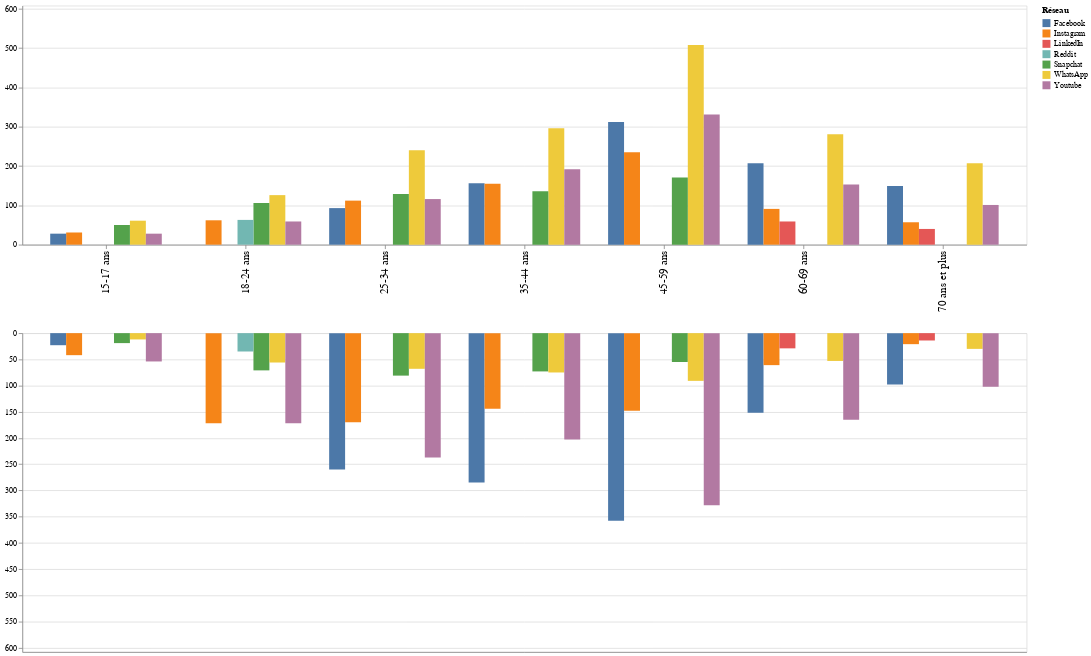

Notebook source saved alongside this figure:
### Code cell
import altair as alt
import pandas as pd

def Graphe_RS(arcom, var_obj):
    _, cols_data, var, _ = var_selection(var_obj)

    sub_df = arcom.groupby(var).apply(
        lambda g: g.filter(regex=r"RSINFO_2_LR_R_(\d)").apply(lambda x: x.value_counts())
    ).fillna(0)

    sub_df.reset_index(inplace=True)
    sub_df["Ref"] = sub_df[f"{var}"].replace(dict(zip(sorted(sub_df[f"{var}"].unique()), cols_data)))

    col = [
        "Facebook", "Instagram", "X", "TikTok", "Snapchat", "LinkedIn",
        "WhatsApp", "Telegram", "Youtube", "Twitch", "Reddit", "Discord", "Autre réseau"
    ]

    df_long = sub_df.melt(id_vars=[var, "level_1", "Ref"], var_name="Variable", value_name="Réponses")
    df_long["Variable"] = df_long["Variable"].replace(dict(zip(df_long["Variable"].unique(), col)))

    df_long["level_1"] = df_long["level_1"].astype(int)

    sorted_df_2 = df_long[df_long["level_1"] == 2].sort_values(by=["Ref", "Réponses"], ascending=[True, False]).groupby("Ref").head(5)

    sorted_df_1 = df_long[df_long["level_1"] == 1].merge(
        sorted_df_2[["Ref", "Variable"]], on=["Ref", "Variable"], how="inner"
    )

    sorted_df_1["Réponses Positives"] = sorted_df_1["Réponses"] 
    sorted_df_1["Réponses"] = sorted_df_1["Réponses"].abs()  

    sorted_df_1["level_1"] = sorted_df_1["level_1"].replace({1: "Non"})
    sorted_df_2["level_1"] = sorted_df_2["level_1"].replace({2: "Oui"})

    sorted_df_1.rename(columns={"level_1": "Utilisation"}, inplace=True)
    sorted_df_2.rename(columns={"level_1": "Utilisation"}, inplace=True)


    # y_max_1 = sorted_df_1["Réponses"].max()+100
    y_max_2 = sorted_df_2["Réponses"].max()+100

    chart_top = alt.Chart(sorted_df_2).mark_bar().encode(
        x=alt.X("Ref:N", title=None, axis=alt.Axis(labelFontSize=14)),
        y=alt.Y("Réponses:Q", title=None, scale=alt.Scale(domain=[0, y_max_2])),
        xOffset="Variable",
        color=alt.Color("Variable", title="Réseau"),
        tooltip=[
            alt.Tooltip("Ref:N", title="Catégorie"),
            alt.Tooltip("Utilisation:N"),
            alt.Tooltip("Variable:N", title="Réseau Social"),
            alt.Tooltip("Réponses:Q", title="Nombre d'utilisations")
        ]
    )

    chart_bottom = alt.Chart(sorted_df_1).mark_bar().encode(
        x=alt.X("Ref:N", title=None, axis=alt.Axis(ticks=False,labels=False)), 
        y=alt.Y("Réponses:Q", title=None, scale=alt.Scale(domain=[y_max_2, 0])),  
        xOffset="Variable",
        color=alt.Color("Variable", title="Réseau"),
        tooltip=[
            alt.Tooltip("Ref:N", title="Catégorie"),
            alt.Tooltip("Utilisation:N"),
            alt.Tooltip("Variable:N", title="Réseau Social"),
            alt.Tooltip("Réponses Positives:Q", title="Nombre d'utilisations")
        ]
    ).properties(
        height=400
    )

    final_chart = chart_top & chart_bottom

    return final_chart

var_obj = "Tranche d'âge"
Graphe_RS(arcom, var_obj)

### Figure 1 — Vega-Lite specification as saved in the notebook (floating-point values rounded to 4 significant figures)
{"usermeta": {"embedOptions": {"theme": "carbong100"}}, "config": {"view": {"continuousWidth": 300, "continuousHeight": 300}}, "vconcat": [{"data": {"name": "data-e9ab5aeba231f0b3e37801c000f224cd"}, "mark": {"type": "bar"}, "encoding": {"color": {"field": "Variable", "title": "Réseau", "type": "nominal"}, "tooltip": [{"field": "Ref", "title": "Catégorie", "type": "nominal"}, {"field": "Utilisation", "type": "nominal"}, {"field": "Variable", "title": "Réseau Social", "type": "nominal"}, {"field": "Réponses", "title": "Nombre d'utilisations", "type": "quantitative"}], "x": {"axis": {"labelFontSize": 14}, "field": "Ref", "title": null, "type": "nominal"}, "xOffset": {"field": "Variable", "type": "nominal"}, "y": {"field": "Réponses", "scale": {"domain": [0, 608.0]}, "title": null, "type": "quantitative"}}}, {"data": {"name": "data-27a50434bbd0afe03fea2b35bb55ab40"}, "mark": {"type": "bar"}, "encoding": {"color": {"field": "Variable", "title": "Réseau", "type": "nominal"}, "tooltip": [{"field": "Ref", "title": "Catégorie", "type": "nominal"}, {"field": "Utilisation", "type": "nominal"}, {"field": "Variable", "title": "Réseau Social", "type": "nominal"}, {"field": "Réponses Positives", "title": "Nombre d'utilisations", "type": "quantitative"}], "x": {"axis": {"labels": false, "ticks": false}, "field": "Ref", "title": null, "type": "nominal"}, "xOffset": {"field": "Variable", "type": "nominal"}, "y": {"field": "Réponses", "scale": {"domain": [608.0, 0]}, "title": null, "type": "quantitative"}}, "height": 400}], "$schema": "https://vega.github.io/schema/vega-lite/v5.20.1.json", "datasets": {"data-e9ab5aeba231f0b3e37801c000f224cd": [{"RS2C_RECODE_AG_R": 1, "Utilisation": "Oui", "Ref": "15-17 ans", "Variable": "WhatsApp", "Réponses": 61.0}, {"RS2C_RECODE_AG_R": 1, "Utilisation": "Oui", "Ref": "15-17 ans", "Variable": "Snapchat", "Réponses": 50.0}, {"RS2C_RECODE_AG_R": 1, "Utilisation": "Oui", "Ref": "15-17 ans", "Variable": "Instagram", "Réponses": 31.0}, {"RS2C_RECODE_AG_R": 1, "Utilisation": "Oui", "Ref": "15-17 ans", "Variable": "Facebook", "Réponses": 28.0}, {"RS2C_RECODE_AG_R": 1, "Utilisation": "Oui", "Ref": "15-17 ans", "Variable": "Youtube", "Réponses": 28.0}, {"RS2C_RECODE_AG_R": 2, "Utilisation": "Oui", "Ref": "18-24 ans", "Variable": "WhatsApp", "Réponses": 126.0}, {"RS2C_RECODE_AG_R": 2, "Utilisation": "Oui", "Ref": "18-24 ans", "Variable": "Snapchat", "Réponses": 106.0}, {"RS2C_RECODE_AG_R": 2, "Utilisation": "Oui", "Ref": "18-24 ans", "Variable": "Reddit", "Réponses": 63.0}, {"RS2C_RECODE_AG_R": 2, "Utilisation": "Oui", "Ref": "18-24 ans", "Variable": "Instagram", "Réponses": 62.0}, {"RS2C_RECODE_AG_R": 2, "Utilisation": "Oui", "Ref": "18-24 ans", "Variable": "Youtube", "Réponses": 59.0}, {"RS2C_RECODE_AG_R": 3, "Utilisation": "Oui", "Ref": "25-34 ans", "Variable": "WhatsApp", "Réponses": 240.0}, {"RS2C_RECODE_AG_R": 3, "Utilisation": "Oui", "Ref": "25-34 ans", "Variable": "Snapchat", "Réponses": 129.0}, {"RS2C_RECODE_AG_R": 3, "Utilisation": "Oui", "Ref": "25-34 ans", "Variable": "Youtube", "Réponses": 116.0}, {"RS2C_RECODE_AG_R": 3, "Utilisation": "Oui", "Ref": "25-34 ans", "Variable": "Instagram", "Réponses": 112.0}, {"RS2C_RECODE_AG_R": 3, "Utilisation": "Oui", "Ref": "25-34 ans", "Variable": "Facebook", "Réponses": 93.0}, {"RS2C_RECODE_AG_R": 4, "Utilisation": "Oui", "Ref": "35-44 ans", "Variable": "WhatsApp", "Réponses": 296.0}, {"RS2C_RECODE_AG_R": 4, "Utilisation": "Oui", "Ref": "35-44 ans", "Variable": "Youtube", "Réponses": 192.0}, {"RS2C_RECODE_AG_R": 4, "Utilisation": "Oui", "Ref": "35-44 ans", "Variable": "Facebook", "Réponses": 156.0}, {"RS2C_RECODE_AG_R": 4, "Utilisation": "Oui", "Ref": "35-44 ans", "Variable": "Instagram", "Réponses": 155.0}, {"RS2C_RECODE_AG_R": 4, "Utilisation": "Oui", "Ref": "35-44 ans", "Variable": "Snapchat", "Réponses": 136.0}, {"RS2C_RECODE_AG_R": 5, "Utilisation": "Oui", "Ref": "45-59 ans", "Variable": "WhatsApp", "Réponses": 508.0}, {"RS2C_RECODE_AG_R": 5, "Utilisation": "Oui", "Ref": "45-59 ans", "Variable": "Youtube", "Réponses": 331.0}, {"RS2C_RECODE_AG_R": 5, "Utilisation": "Oui", "Ref": "45-59 ans", "Variable": "Facebook", "Réponses": 312.0}, {"RS2C_RECODE_AG_R": 5, "Utilisation": "Oui", "Ref": "45-59 ans", "Variable": "Instagram", "Réponses": 235.0}, {"RS2C_RECODE_AG_R": 5, "Utilisation": "Oui", "Ref": "45-59 ans", "Variable": "Snapchat", "Réponses": 171.0}, {"RS2C_RECODE_AG_R": 6, "Utilisation": "Oui", "Ref": "60-69 ans", "Variable": "WhatsApp", "Réponses": 281.0}, {"RS2C_RECODE_AG_R": 6, "Utilisation": "Oui", "Ref": "60-69 ans", "Variable": "Facebook", "Réponses": 207.0}, {"RS2C_RECODE_AG_R": 6, "Utilisation": "Oui", "Ref": "60-69 ans", "Variable": "Youtube", "Réponses": 153.0}, {"RS2C_RECODE_AG_R": 6, "Utilisation": "Oui", "Ref": "60-69 ans", "Variable": "Instagram", "Réponses": 91.0}, {"RS2C_RECODE_AG_R": 6, "Utilisation": "Oui", "Ref": "60-69 ans", "Variable": "LinkedIn", "Réponses": 59.0}, {"RS2C_RECODE_AG_R": 7, "Utilisation": "Oui", "Ref": "70 ans et plus", "Variable": "WhatsApp", "Réponses": 207.0}, {"RS2C_RECODE_AG_R": 7, "Utilisation": "Oui", "Ref": "70 ans et plus", "Variable": "Facebook", "Réponses": 149.0}, {"RS2C_RECODE_AG_R": 7, "Utilisation": "Oui", "Ref": "70 ans et plus", "Variable": "Youtube", "Réponses": 101.0}, {"RS2C_RECODE_AG_R": 7, "Utilisation": "Oui", "Ref": "70 ans et plus", "Variable": "Instagram", "Réponses": 57.0}, {"RS2C_RECODE_AG_R": 7, "Utilisation": "Oui", "Ref": "70 ans et plus", "Variable": "LinkedIn", "Réponses": 40.0}], "data-27a50434bbd0afe03fea2b35bb55ab40": [{"RS2C_RECODE_AG_R": 1, "Utilisation": "Non", "Ref": "15-17 ans", "Variable": "Facebook", "Réponses": 23.0, "Réponses Positives": 23.0}, {"RS2C_RECODE_AG_R": 3, "Utilisation": "Non", "Ref": "25-34 ans", "Variable": "Facebook", "Réponses": 260.0, "Réponses Positives": 260.0}, {"RS2C_RECODE_AG_R": 4, "Utilisation": "Non", "Ref": "35-44 ans", "Variable": "Facebook", "Réponses": 285.0, "Réponses Positives": 285.0}, {"RS2C_RECODE_AG_R": 5, "Utilisation": "Non", "Ref": "45-59 ans", "Variable": "Facebook", "Réponses": 358.0, "Réponses Positives": 358.0}, {"RS2C_RECODE_AG_R": 6, "Utilisation": "Non", "Ref": "60-69 ans", "Variable": "Facebook", "Réponses": 152.0, "Réponses Positives": 152.0}, {"RS2C_RECODE_AG_R": 7, "Utilisation": "Non", "Ref": "70 ans et plus", "Variable": "Facebook", "Réponses": 98.0, "Réponses Positives": 98.0}, {"RS2C_RECODE_AG_R": 1, "Utilisation": "Non", "Ref": "15-17 ans", "Variable": "Instagram", "Réponses": 42.0, "Réponses Positives": 42.0}, {"RS2C_RECODE_AG_R": 2, "Utilisation": "Non", "Ref": "18-24 ans", "Variable": "Instagram", "Réponses": 172.0, "Réponses Positives": 172.0}, {"RS2C_RECODE_AG_R": 3, "Utilisation": "Non", "Ref": "25-34 ans", "Variable": "Instagram", "Réponses": 170.0, "Réponses Positives": 170.0}, {"RS2C_RECODE_AG_R": 4, "Utilisation": "Non", "Ref": "35-44 ans", "Variable": "Instagram", "Réponses": 144.0, "Réponses Positives": 144.0}, {"RS2C_RECODE_AG_R": 5, "Utilisation": "Non", "Ref": "45-59 ans", "Variable": "Instagram", "Réponses": 148.0, "Réponses Positives": 148.0}, {"RS2C_RECODE_AG_R": 6, "Utilisation": "Non", "Ref": "60-69 ans", "Variable": "Instagram", "Réponses": 61.0, "Réponses Positives": 61.0}, {"RS2C_RECODE_AG_R": 7, "Utilisation": "Non", "Ref": "70 ans et plus", "Variable": "Instagram", "Réponses": 21.0, "Réponses Positives": 21.0}, {"RS2C_RECODE_AG_R": 1, "Utilisation": "Non", "Ref": "15-17 ans", "Variable": "Snapchat", "Réponses": 19.0, "Réponses Positives": 19.0}, {"RS2C_RECODE_AG_R": 2, "Utilisation": "Non", "Ref": "18-24 ans", "Variable": "Snapchat", "Réponses": 71.0, "Réponses Positives": 71.0}, {"RS2C_RECODE_AG_R": 3, "Utilisation": "Non", "Ref": "25-34 ans", "Variable": "Snapchat", "Réponses": 81.0, "Réponses Positives": 81.0}, {"RS2C_RECODE_AG_R": 4, "Utilisation": "Non", "Ref": "35-44 ans", "Variable": "Snapchat", "Réponses": 73.0, "Réponses Positives": 73.0}, {"RS2C_RECODE_AG_R": 5, "Utilisation": "Non", "Ref": "45-59 ans", "Variable": "Snapchat", "Réponses": 55.0, "Réponses Positives": 55.0}, {"RS2C_RECODE_AG_R": 6, "Utilisation": "Non", "Ref": "60-69 ans", "Variable": "LinkedIn", "Réponses": 29.0, "Réponses Positives": 29.0}, {"RS2C_RECODE_AG_R": 7, "Utilisation": "Non", "Ref": "70 ans et plus", "Variable": "LinkedIn", "Réponses": 14.0, "Réponses Positives": 14.0}, {"RS2C_RECODE_AG_R": 1, "Utilisation": "Non", "Ref": "15-17 ans", "Variable": "WhatsApp", "Réponses": 12.0, "Réponses Positives": 12.0}, {"RS2C_RECODE_AG_R": 2, "Utilisation": "Non", "Ref": "18-24 ans", "Variable": "WhatsApp", "Réponses": 56.0, "Réponses Positives": 56.0}, {"RS2C_RECODE_AG_R": 3, "Utilisation": "Non", "Ref": "25-34 ans", "Variable": "WhatsApp", "Réponses": 68.0, "Réponses Positives": 68.0}, {"RS2C_RECODE_AG_R": 4, "Utilisation": "Non", "Ref": "35-44 ans", "Variable": "WhatsApp", "Réponses": 75.0, "Réponses Positives": 75.0}, {"RS2C_RECODE_AG_R": 5, "Utilisation": "Non", "Ref": "45-59 ans", "Variable": "WhatsApp", "Réponses": 91.0, "Réponses Positives": 91.0}, {"RS2C_RECODE_AG_R": 6, "Utilisation": "Non", "Ref": "60-69 ans", "Variable": "WhatsApp", "Réponses": 53.0, "Réponses Positives": 53.0}, {"RS2C_RECODE_AG_R": 7, "Utilisation": "Non", "Ref": "70 ans et plus", "Variable": "WhatsApp", "Réponses": 30.0, "Réponses Positives": 30.0}, {"RS2C_RECODE_AG_R": 1, "Utilisation": "Non", "Ref": "15-17 ans", "Variable": "Youtube", "Réponses": 54.0, "Réponses Positives": 54.0}, {"RS2C_RECODE_AG_R": 2, "Utilisation": "Non", "Ref": "18-24 ans", "Variable": "Youtube", "Réponses": 172.0, "Réponses Positives": 172.0}, {"RS2C_RECODE_AG_R": 3, "Utilisation": "Non", "Ref": "25-34 ans", "Variable": "Youtube", "Réponses": 237.0, "Réponses Positives": 237.0}, {"RS2C_RECODE_AG_R": 4, "Utilisation": "Non", "Ref": "35-44 ans", "Variable": "Youtube", "Réponses": 203.0, "Réponses Positives": 203.0}, {"RS2C_RECODE_AG_R": 5, "Utilisation": "Non", "Ref": "45-59 ans", "Variable": "Youtube", "Réponses": 328.0, "Réponses Positives": 328.0}, {"RS2C_RECODE_AG_R": 6, "Utilisation": "Non", "Ref": "60-69 ans", "Variable": "Youtube", "Réponses": 165.0, "Réponses Positives": 165.0}, {"RS2C_RECODE_AG_R": 7, "Utilisation": "Non", "Ref": "70 ans et plus", "Variable": "Youtube", "Réponses": 102.0, "Réponses Positives": 102.0}, {"RS2C_RECODE_AG_R": 2, "Utilisation": "Non", "Ref": "18-24 ans", "Variable": "Reddit", "Réponses": 35.0, "Réponses Positives": 35.0}]}}
